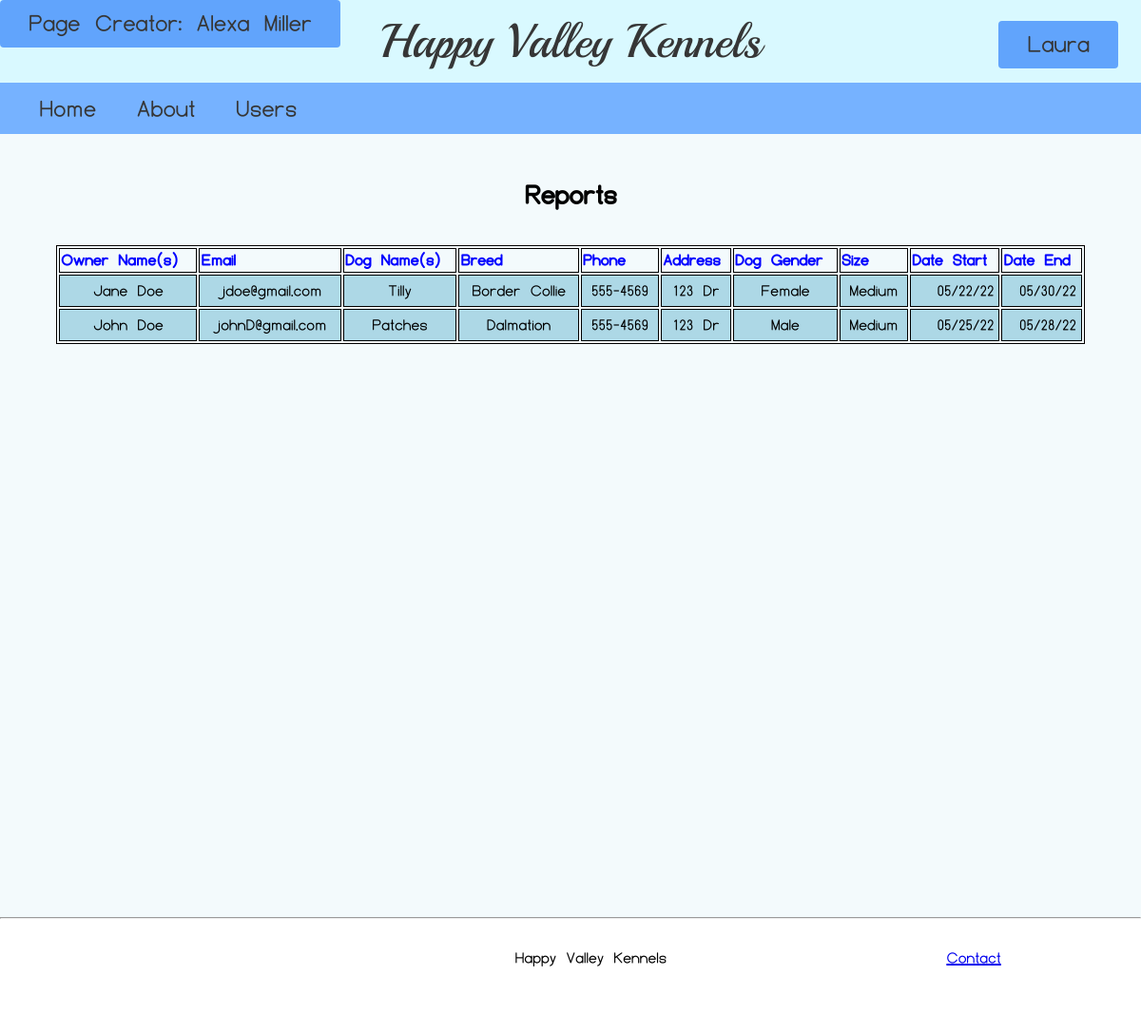
The page /Reports/report.php (signed in) on the database its author committed.
### tables this page shows
Create table scheduling
(
	Id		Int(10)		Primary Key 	AUTO_INCREMENT,
    Name	varchar(50),
    Email	varchar(50),
    DogName	varchar(25),
    Breed	varchar(25),
    Phone	varchar(15),
    Address	varchar(100),
    Gender	varchar(25),
    Size	varchar(25),
    CheckIn	varchar(25),
    CheckOut varchar(25)
);

### Reports/report.php (the view, shortened to what this page needs)
<?php
include "../assets/Header/Header.php";
require_once('database.php');
$queryReports = 'SELECT * FROM scheduling';
$statement1 = $db->prepare($queryReports);
$statement1->execute();
$reports = $statement1->fetchAll();
?>
<!DOCTYPE html>
<html>
<head>
    <link rel="stylesheet" type="text/css" href="../reports.css">
    <link rel="stylesheet" type="text/css" href="reports.css">
</head>
<body>
    <div id="Page_Content">
        <section>
            <table>
                <caption>
                    <h3>Reports</h3>
                </caption>
                <thead>
                    <tr>
                        <th class="left">Owner Name(s)</th>
                        <th class="left">Email</th>
                        <th class="left">Dog Name(s)</th>
                        <th class="left">Breed</th>
                        <th class="left">Phone</th>
                        <th class="left">Address</th>
                        <th class="left">Dog Gender</th>
                        <th class="left">Size</th>
                        <th class="left">Date Start</td>
                        <th class="left">Date End</td>
                    </tr>
                </thead>
                <tbody>
                    <?php foreach ($reports as $report) : ?>
                        <tr class="blue">
                            <td><?php echo $report['Name']; ?></td>
                            <td><?php echo $report['Email']; ?></td>
                            <td><?php echo $report['DogName']; ?></td>
                            <td><?php echo $report['Breed']; ?></td>
                            <td><?php echo $report['Phone']; ?></td>
                            <td><?php echo $report['Address']; ?></td>
                            <td><?php echo $report['Gender']; ?></td>
                            <td><?php echo $report['Size']; ?></td>
                            <td class="right"><?php echo $report['CheckIn']; ?></td>
                            <td class="right"><?php echo $report['CheckOut']; ?></td>
                        </tr>
                    <?php endforeach; ?>
                </tbody>
            </table>
        </section>
    </div>
</body>
</html>
<?php
include("../assets/Footer/Footer.php");
?>

### Reports/reports.css (style rules this page uses)
#Page_Content section { display: flex; justify-content: center; }
caption { font-weight: bold; text-align: center; font-size: 145%; }
table { width: 92%; border: 1px solid black; }
th { color: blue; border: 1px solid black; }
td { text-align: center; padding: 5px; border: 1px solid black; }
.blue { background-color: lightblue; }
.left { text-align: left; }
.right { text-align: right; }

### rows shown on the page
scheduling: Name "Jane Doe", Email "jdoe@gmail.com", DogName "Tilly", Breed "Border Collie", Phone "555-4569", Address "123 Dr", Gender "Female", Size "Medium", CheckIn "05/22/22", CheckOut "05/30/22"
scheduling: Name "John Doe", Email "johnD@gmail.com", DogName "Patches", Breed "Dalmation", Phone "555-4569", Address "123 Dr", Gender "Male", Size "Medium", CheckIn "05/25/22", CheckOut "05/28/22"

### other values the page prints
$page_creator "Alexa Miller"
$username "Laura"
